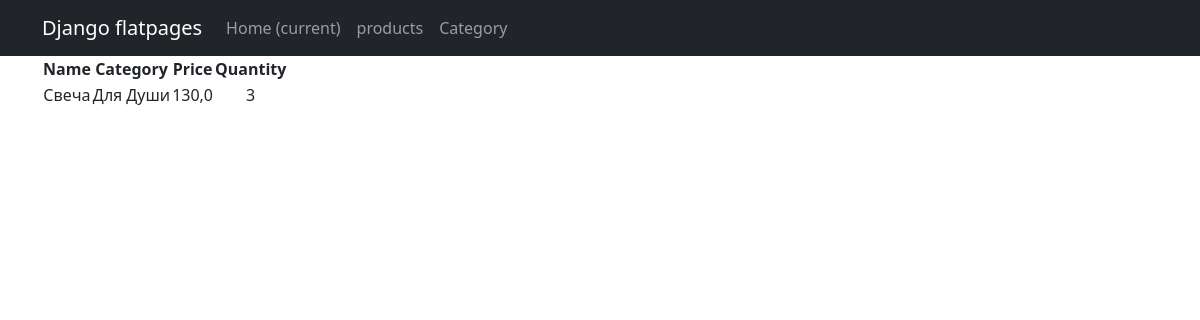
/products/4/, run on the app's committed database.
### simpleapp/models.py (models this page shows, shortened)
class Product(models.Model):
    name = models.CharField(max_length=200)
    price = models.FloatField(validators=[MinValueValidator(0.0, 'Price should be >= 0.0')])
    quantity = models.IntegerField(validators=[MinValueValidator(0, 'Quantity should be >= 0')])
    category = models.ForeignKey('Category', on_delete=models.CASCADE, verbose_name=pgettext_lazy('help text for Products model', 'This is the help text'))
    description = models.CharField(max_length=200)

class Category(models.Model):
    name = models.CharField(max_length=200, help_text=_('category name'))

### simpleapp/views.py (the view)
# urls.py: path('<int:pk>/', ProductDetailView.as_view(), name='product_detail'),  # Ссылка на детали товара
class ProductDetailView(DetailView):
    template_name = 'product_detail.html'  # название шаблона будет product.html
    queryset = Product.objects.all()

### simpleapp/templates/product_detail.html (shortened to what this page needs)
{% extends 'flatpages/default.html' %}
{% block content %}
<table>
    <thead>
        <th>
            Name
        </th>
        <th>
            Category
        </th>
        <th>
            Price
        </th>
        <th>
            Quantity
        </th>
    </thead>
    <tr>
        <td>
            {{ product.name|title }}
        </td>
        <td>
            {{ product.category.name|title }}
        </td>
        <td>
            {{ product.price }}
        </td>
        <td>
            {{ product.quantity }}
        </td>
    </tr>
</table>
{% endblock content %}

### data on the page
Product: name "Свеча", category.name "Для Души", price "130,0", quantity "3"
